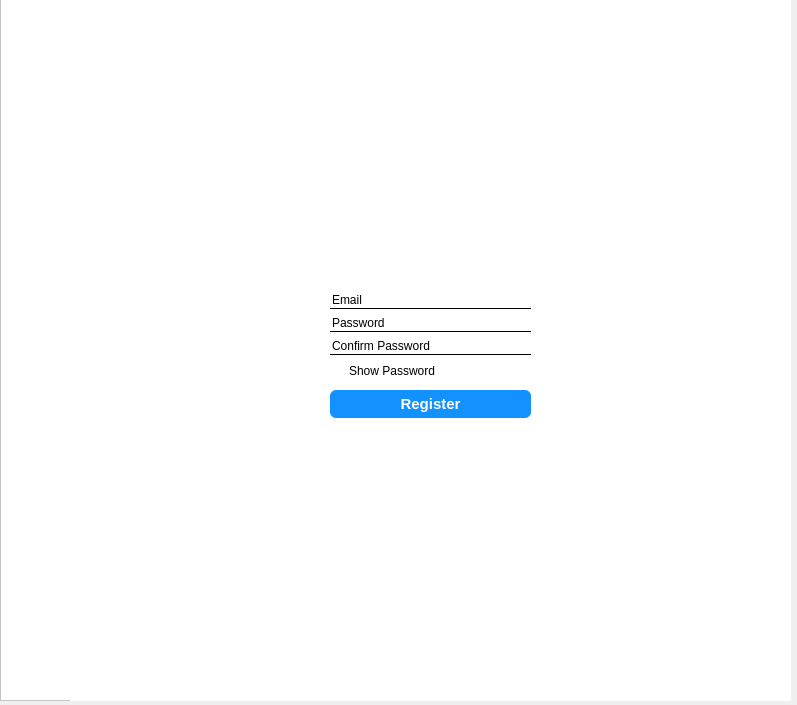
<?xml version="1.0" encoding="UTF-8"?>
<ui version="4.0">
 <class>Form</class>
 <widget class="QWidget" name="Form">
  <property name="geometry">
   <rect>
    <x>0</x>
    <y>0</y>
    <width>797</width>
    <height>705</height>
   </rect>
  </property>
  <property name="windowTitle">
   <string>Form</string>
  </property>
  <widget class="QFrame" name="frame">
   <property name="geometry">
    <rect>
     <x>0</x>
     <y>-20</y>
     <width>791</width>
     <height>721</height>
    </rect>
   </property>
   <property name="styleSheet">
    <string notr="true">background-color:white;</string>
   </property>
   <property name="frameShape">
    <enum>QFrame::StyledPanel</enum>
   </property>
   <property name="frameShadow">
    <enum>QFrame::Raised</enum>
   </property>
   <widget class="QLabel" name="label">
    <property name="geometry">
     <rect>
      <x>70</x>
      <y>-80</y>
      <width>721</width>
      <height>811</height>
     </rect>
    </property>
    <property name="styleSheet">
     <string notr="true">image: url(:/newPrefix/geeks-2894621__340.jpg);</string>
    </property>
    <property name="text">
     <string/>
    </property>
   </widget>
   <widget class="QWidget" name="verticalWidget_2" native="true">
    <property name="geometry">
     <rect>
      <x>330</x>
      <y>210</y>
      <width>201</width>
      <height>191</height>
     </rect>
    </property>
    <property name="styleSheet">
     <string notr="true">background-color:rgba(255, 255, 255, 100);</string>
    </property>
    <layout class="QVBoxLayout" name="verticalLayout_3">
     <item>
      <widget class="QLabel" name="label_6">
       <property name="styleSheet">
        <string notr="true">image: url(:/newPrefix/user-interface.png);
background-color:rgba(255, 255, 255, 0);</string>
       </property>
       <property name="text">
        <string/>
       </property>
      </widget>
     </item>
     <item>
      <widget class="QLineEdit" name="lineEdit_4">
       <property name="styleSheet">
        <string notr="true">border : 0px;
border-bottom : 1px solid;
background-color:rgba(255, 255, 255, 0);
</string>
       </property>
       <property name="text">
        <string>Email</string>
       </property>
      </widget>
     </item>
     <item>
      <widget class="QLineEdit" name="lineEdit_5">
       <property name="styleSheet">
        <string notr="true">border : 0px;
border-bottom : 1px solid;
background-color:rgba(255, 255, 255, 0);</string>
       </property>
       <property name="text">
        <string>Password</string>
       </property>
      </widget>
     </item>
     <item>
      <widget class="QLineEdit" name="lineEdit_6">
       <property name="styleSheet">
        <string notr="true">border : 0px;
border-bottom : 1px solid;
background-color:rgba(255, 255, 255, 0);</string>
       </property>
       <property name="text">
        <string>Confirm Password</string>
       </property>
      </widget>
     </item>
     <item>
      <widget class="QCheckBox" name="checkBox_2">
       <property name="styleSheet">
        <string notr="true">background-color:rgba(255, 255, 255, 0);</string>
       </property>
       <property name="text">
        <string>Show Password</string>
       </property>
      </widget>
     </item>
    </layout>
   </widget>
   <widget class="QPushButton" name="pushButton_2">
    <property name="geometry">
     <rect>
      <x>330</x>
      <y>410</y>
      <width>201</width>
      <height>28</height>
     </rect>
    </property>
    <property name="styleSheet">
     <string notr="true">border-radius:6px;
background-color:rgb(19, 145, 255);
color: rgb(255, 255, 255);
font-size: 15px;
font-weight: 500;</string>
    </property>
    <property name="text">
     <string>Register</string>
    </property>
   </widget>
   <widget class="QLabel" name="label_5">
    <property name="geometry">
     <rect>
      <x>400</x>
      <y>470</y>
      <width>301</width>
      <height>20</height>
     </rect>
    </property>
    <property name="styleSheet">
     <string notr="true">background-color:rgba(255, 255, 255, 0);
color: rgb(255, 255, 255);
font-size: 15px;
font-weight: 500;</string>
    </property>
    <property name="text">
     <string>Developed by Aditya Nugraha Novianto</string>
    </property>
   </widget>
  </widget>
 </widget>
 <resources>
  <include location="../../123.qrc"/>
 </resources>
 <connections/>
</ui>
